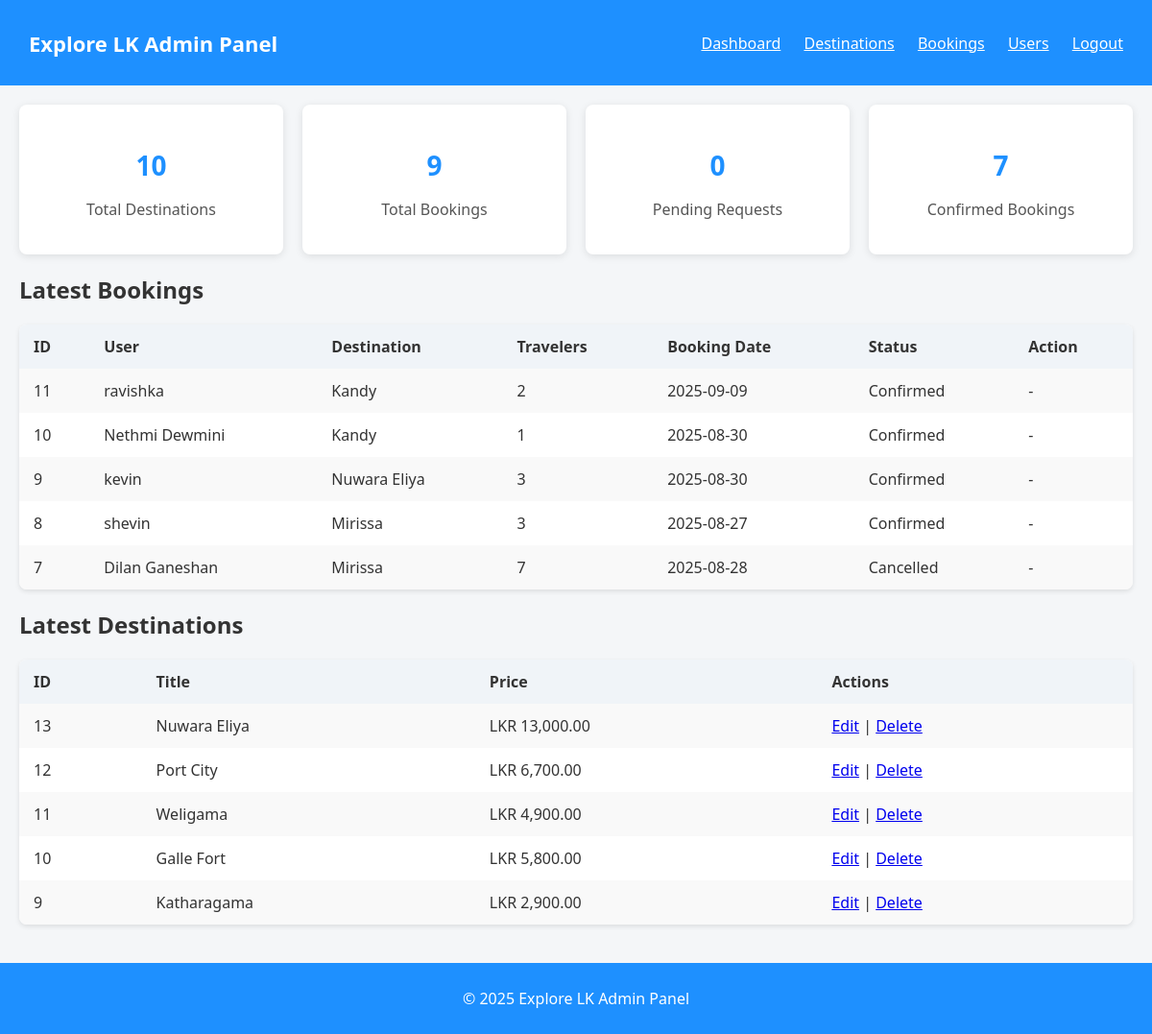
The page /admin/admin_dashboard.php (signed in) on the database its author committed.
### tables this page shows
CREATE TABLE `bookings` (
  `booking_id` int(10) UNSIGNED NOT NULL,
  `user_id` int(10) UNSIGNED NOT NULL,
  `destination_id` int(10) UNSIGNED NOT NULL,
  `booking_date` date NOT NULL,
  `travelers` int(11) NOT NULL DEFAULT 1,
  `special_requests` text DEFAULT NULL,
  `status` enum('pending','confirmed','cancelled') NOT NULL DEFAULT 'pending',
  `created_at` timestamp NOT NULL DEFAULT current_timestamp()
);

CREATE TABLE `users` (
  `user_id` int(10) UNSIGNED NOT NULL,
  `name` varchar(100) NOT NULL,
  `email` varchar(150) NOT NULL,
  `password` varchar(255) NOT NULL,
  `phone` varchar(30) DEFAULT NULL,
  `created_at` timestamp NOT NULL DEFAULT current_timestamp()
);

CREATE TABLE `destinations` (
  `destination_id` int(10) UNSIGNED NOT NULL,
  `title` varchar(150) NOT NULL,
  `slug` varchar(180) DEFAULT NULL,
  `description` text NOT NULL,
  `category` varchar(80) DEFAULT NULL,
  `location_text` varchar(200) DEFAULT NULL,
  `latitude` decimal(10,7) DEFAULT NULL,
  `longitude` decimal(10,7) DEFAULT NULL,
  `price_from` decimal(10,2) DEFAULT NULL,
  `image_path` varchar(255) DEFAULT NULL,
  `created_at` timestamp NOT NULL DEFAULT current_timestamp()
);

### admin/admin_dashboard.php (the view, shortened to what this page needs)
<?php
include 'header.php';
$total_dest = $conn->query("SELECT COUNT(*) AS total FROM destinations")->fetch_assoc()['total'];
$total_bookings = $conn->query("SELECT COUNT(*) AS total FROM bookings")->fetch_assoc()['total'];
$pending = $conn->query("SELECT COUNT(*) AS total FROM bookings WHERE status='pending'")->fetch_assoc()['total'];
$confirmed = $conn->query("SELECT COUNT(*) AS total FROM bookings WHERE status='confirmed'")->fetch_assoc()['total'];
$latest_bookings = $conn->query("
    SELECT b.booking_id, u.name AS user, d.title AS destination, b.travelers, b.booking_date, b.status
    FROM bookings b
    JOIN users u ON b.user_id = u.user_id
    JOIN destinations d ON b.destination_id = d.destination_id
    ORDER BY b.created_at DESC
    LIMIT 5
");
$latest_dest = $conn->query("SELECT * FROM destinations ORDER BY created_at DESC LIMIT 5");
?>
<div class="cards-container">
    <div class="card">
        <h2><?php echo $total_dest; ?></h2>
        <p>Total Destinations</p>
    </div>
    <div class="card">
        <h2><?php echo $total_bookings; ?></h2>
        <p>Total Bookings</p>
    </div>
    <div class="card">
        <h2><?php echo $pending; ?></h2>
        <p>Pending Requests</p>
    </div>
    <div class="card">
        <h2><?php echo $confirmed; ?></h2>
        <p>Confirmed Bookings</p>
    </div>
</div>
<h2>Latest Bookings</h2>
<table>
<tr>
    <th>ID</th><th>User</th><th>Destination</th><th>Travelers</th><th>Booking Date</th><th>Status</th><th>Action</th>
</tr>
<?php while($row = $latest_bookings->fetch_assoc()): ?>
<tr>
    <td><?php echo $row['booking_id']; ?></td>
    <td><?php echo htmlspecialchars($row['user']); ?></td>
    <td><?php echo htmlspecialchars($row['destination']); ?></td>
    <td><?php echo $row['travelers']; ?></td>
    <td><?php echo $row['booking_date']; ?></td>
    <td><?php echo ucfirst($row['status']); ?></td>
    <td>
        <?php if($row['status'] == 'pending'): ?>
            <a href="bookings.php?action=confirm&id=<?php echo $row['booking_id']; ?>">Confirm</a> |
            <a href="bookings.php?action=cancel&id=<?php echo $row['booking_id']; ?>">Cancel</a>
        <?php else: ?>
            -
        <?php endif; ?>
    </td>
</tr>
<?php endwhile; ?>
</table>
<h2>Latest Destinations</h2>
<table>
<tr>
    <th>ID</th><th>Title</th><th>Price</th><th>Actions</th>
</tr>
<?php while($d = $latest_dest->fetch_assoc()): ?>
<tr>
    <td><?php echo $d['destination_id']; ?></td>
    <td><?php echo htmlspecialchars($d['title']); ?></td>
    <td>LKR <?php echo number_format($d['price_from'], 2); ?></td>
    <td>
        <a href="edit_destination.php?destination_id=<?php echo $d['destination_id']; ?>">Edit</a> |
        <a href="destinations.php?action=delete&destination_id=<?php echo $d['destination_id']; ?>">Delete</a>
    </td>
</tr>
<?php endwhile; ?>
</table>
<?php include 'footer.php'; ?>

### assets/css/admin.css (style rules this page uses)
body { background-color: #f4f6f8; font-family: 'Segoe UI', Tahoma, Geneva, Verdana, sans-serif; color: #333; margin: 0; }
.cards-container { display: flex; gap: 20px; flex-wrap: wrap; }
.card { flex: 1 1 200px; background-color: #fff; border-radius: 8px; padding: 20px; box-shadow: 0 2px 8px rgba(0,0,0,0.1); text-align: center; }
.card h2 { font-size: 28px; margin-bottom: 10px; color: #1e90ff; }
.card p { font-size: 16px; color: #555; }
table { width: 100%; border-collapse: collapse; margin: 20px 0; background-color: #fff; border-radius: 8px; overflow: hidden; box-shadow: 0 2px 5px rgba(0,0,0,0.1); }
table th, table td { padding: 12px 15px; text-align: left; }
table th { background-color: #f0f4f8; font-weight: 600; }
table tr:nth-child(even) { background-color: #f9f9f9; }
html, body { height: 100%; margin: 0; display: flex; flex-direction: column; }

### rows shown on the page
bookings: booking_id "11", user.name "ravishka", destination.title "Kandy", travelers "2", booking_date "2025-09-09", status "Confirmed"
bookings: booking_id "10", user.name "Nethmi Dewmini", destination.title "Kandy", travelers "1", booking_date "2025-08-30", status "Confirmed"
bookings: booking_id "9", user.name "kevin", destination.title "Nuwara Eliya", travelers "3", booking_date "2025-08-30", status "Confirmed"
bookings: booking_id "8", user.name "shevin", destination.title "Mirissa", travelers "3", booking_date "2025-08-27", status "Confirmed"
bookings: booking_id "7", user.name "Dilan Ganeshan", destination.title "Mirissa", travelers "7", booking_date "2025-08-28", status "Cancelled"
destinations: destination_id "13", title "Nuwara Eliya", price_from "13,000.00"
destinations: destination_id "12", title "Port City", price_from "6,700.00"
destinations: destination_id "11", title "Weligama", price_from "4,900.00"
destinations: destination_id "10", title "Galle Fort", price_from "5,800.00"
destinations: destination_id "9", title "Katharagama", price_from "2,900.00"

### other values the page prints
$total_dest "10"
$total_bookings "9"
$pending "0"
$confirmed "7"
